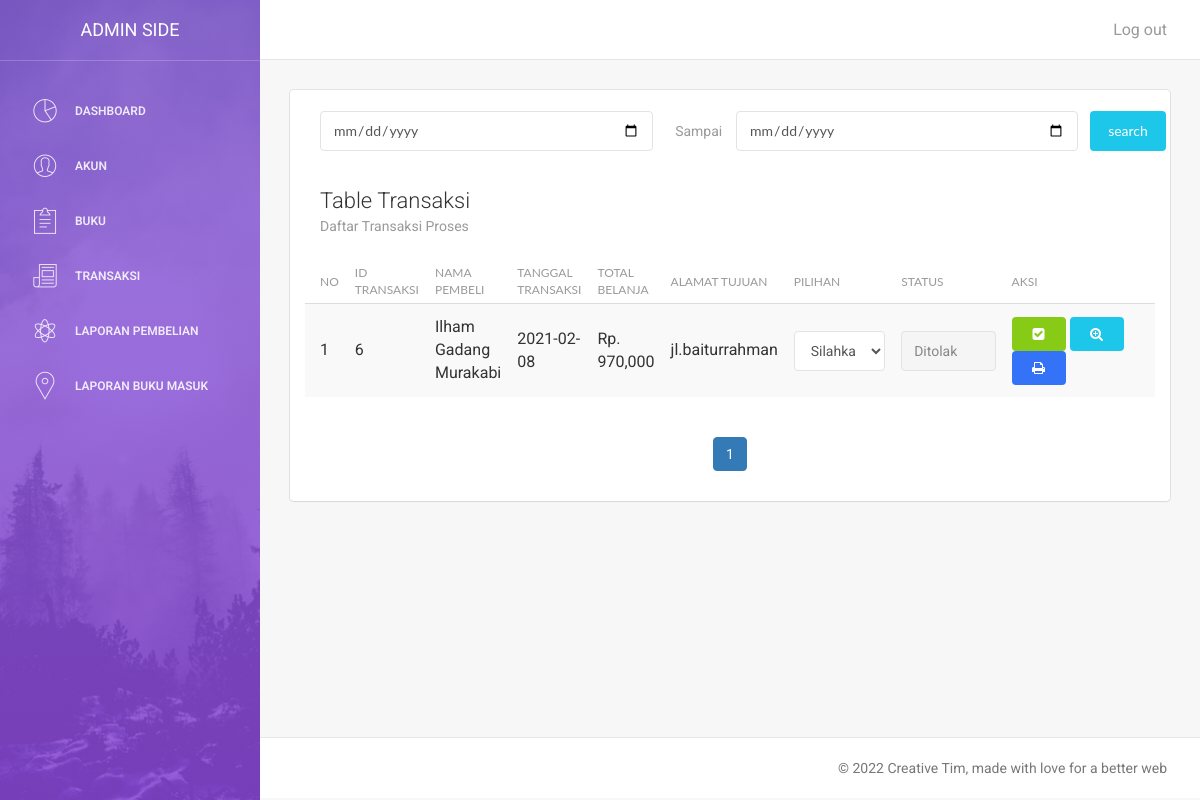
Page /admin/BS3/index.php?page=transaksi (signed in) on the earlier database version.
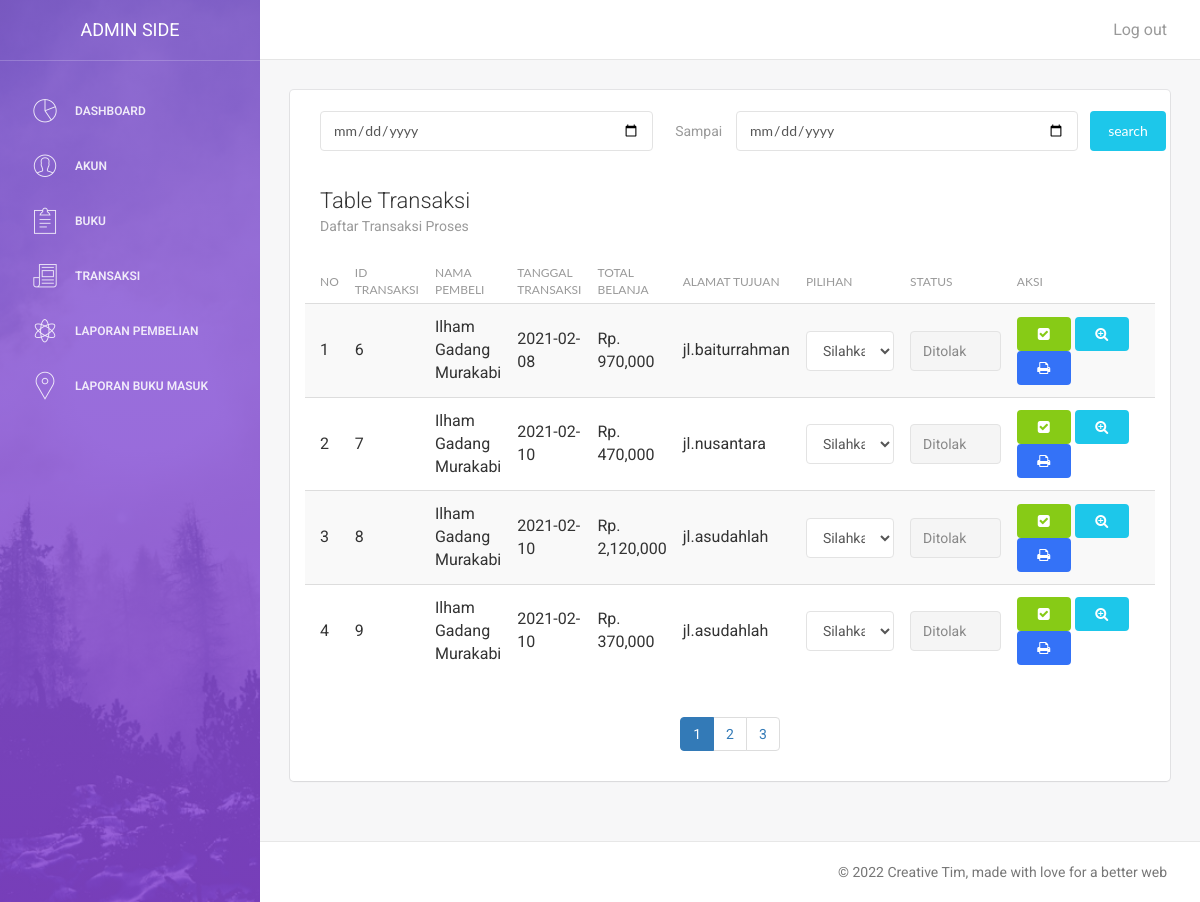
Same page on the later database version.
### tables this page shows
CREATE TABLE `transaksi` (
  `id_transaksi` int(11) NOT NULL,
  `id_akun` int(11) NOT NULL,
  `id_ongkir` int(11) NOT NULL,
  `tanggal_transaksi` date NOT NULL,
  `biaya` int(11) NOT NULL,
  `alamat` text NOT NULL,
  `foto_upload` varchar(100) NOT NULL,
  `status` varchar(20) NOT NULL
);

CREATE TABLE `akun` (
  `id_akun` int(5) NOT NULL,
  `nama` varchar(100) NOT NULL,
  `telepon` varchar(25) NOT NULL,
  `username` varchar(20) NOT NULL,
  `password` varchar(255) NOT NULL,
  `foto_akun` varchar(100) NOT NULL,
  `akses` varchar(10) NOT NULL
);

### admin/BS3/modul/transaksi/index.php (the view, shortened to what the changed rows need)
<body>
        <div class="content">
            <div class="container-fluid">
                <div class="row">
                    <div class="col-md-12">
                        <div class="card">
                            <div class="content table-responsive table-full-width" style="margin: auto;">
                                <table class="table table-hover table-striped">
                                    <thead>
                                        <th>NO</th>
                                        <th>ID TRANSAKSI</th>
                                        <th>NAMA PEMBELI</th>
                                        <th>TANGGAL TRANSAKSI</th>
                                        <th>TOTAL BELANJA</th>
                                        <th>ALAMAT TUJUAN</th>
                                        <th>PILIHAN</th>
                                        <th>STATUS</th>
                                        <th>AKSI</th>
                                    </thead>
                                    <tbody>
                        <?php
                            $halaman = 4;
                            $page = isset($_GET["halaman"]) ? (int)$_GET["halaman"] : 1;
                            $mulai = ($page>1) ? ($page * $halaman) - $halaman : 0;
                            $result = mysqli_query($kon, "SELECT * FROM transaksi INNER JOIN akun ON akun.id_akun = transaksi.id_akun");
                            $total = mysqli_num_rows($result);
                            $pages = ceil($total/$halaman);
                            $no =$mulai+1;
                            $sql = "SELECT * FROM transaksi INNER JOIN akun ON akun.id_akun = transaksi.id_akun LIMIT $mulai, $halaman";
                            $row = $koneksi -> prepare($sql);
                            $row -> execute();
                            $hasil = $row -> fetchAll();
                            foreach ($hasil as $isi) {
                         ?>
                                        <tr>
                                            <td><?php echo $no++; ?></td>
                                            <td><?php echo $isi['id_transaksi']; ?></td>
                                            <td><?php echo $isi['nama']; ?></td>
                                            <td><?php echo $isi['tanggal_transaksi']; ?></td>
                                            <td>Rp. <?php echo number_format($isi['biaya']); ?></td>
                                            <td><?php echo $isi['alamat']; ?></td>
                                            <td width="23%">
                                                  <select id="status" onchange="keterangan()" class="form-control">
                                                    <option>Silahkan Pilih</option>
                                                  </select>
                                            </td>
                                            <form method="post">
                                            <td width="25%">
                                                  <input type="text" id="hasil" class="form-control" value="<?php echo $isi['status']; ?>" name="hasil1" readonly />
                                            </td>
                                            <td width="35%">
                                                 <button name="proses" class="btn btn-fill btn-success" value="<?php echo $isi['id_transaksi']; ?>"><i class="fa fa-check-square"></i></button>
                                            </form>
                                                <?php if(empty($isi['foto_upload'])){ ?>
                                                <button onclick="openNavBelum()" class="btn btn-info btn-fill"><i class="fa fa-search-plus"></i></button>
                                                 <?php } else  { ?>
                                                <button onclick="openNav()" class="btn btn-info btn-fill"><i class="fa fa-search-plus"></i></button>
                                             <?php }?>
                                                <a href="index.php?page=transaksi&item=print&id=<?php echo $isi['id_transaksi']; ?>" class="btn btn-primary btn-fill"><i class="fa fa-print"></i></a>
                                        </tr>
                        <?php } ?>
                                    </tbody>
                                </table>
                                   <div class="text-center">
                                    <ul class="pagination">
                                         <?php
                                        for($i=1;$i<=$pages;$i++) {
                                            if ($i != $page) {
                                                echo "<li class='page-item'><a class='page-link' href='?page=transaksi&halaman=$i'>$i</a></li>";
                                            } else {
                                                echo "<li class='page-item active'><a class='page-link' href='#'>$i</a></li>";
                                            }
                                        }
                                        ?>
                                    </ul>
                                </div>
                            </div>
                        </div>
                    </div>
                </div>
            </div>
        </div>
    </div>
</div>
</body>
</html>

Differences in the rows shown:
added transaksi: id_transaksi "7", id_akun.nama "Ilham Gadang Murakabi", tanggal_transaksi "2021-02-10", biaya "470,000", alamat "jl.nusantara", hasil1 "Ditolak"
added transaksi: id_transaksi "8", id_akun.nama "Ilham Gadang Murakabi", tanggal_transaksi "2021-02-10", biaya "2,120,000", alamat "jl.asudahlah", hasil1 "Ditolak"
added transaksi: id_transaksi "9", id_akun.nama "Ilham Gadang Murakabi", tanggal_transaksi "2021-02-10", biaya "370,000", alamat "jl.asudahlah", hasil1 "Ditolak"
Other differences:
new list line: "2"
new list line: "3"
